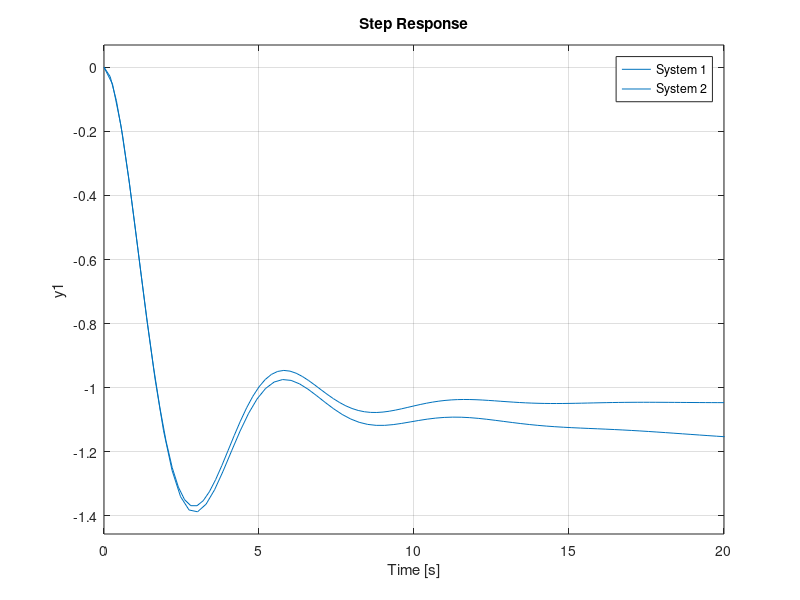

Here is the MATLAB script that generated this plot:
%% Problem 1 Part A: Determine Poles and Zeros of Transfer Function
% Generate transfer function in matlab
num = [-0.01785 -1.38873 -0.0088536 -0.0079611]
denom = [1 0.81066 1.32005596 0.01038106 0.0069483]
tfsys = tf(num, denom)
%% 
% Compute the poles of the transfer function model
poles = pole(tfsys)
%%
% Compute the zeros of the transfer function model
zeros = zero(tfsys)
%% Problem 1 Part B: Is the system stable?
% Looking at the poles and zeros we can generate
% pole-zero plot. For BIBO stability the poles must be in the left hand
% plane
pzmap(tfsys)
grid on
%%
% We can see here that our poles are in the left hand plane, so this
% system is BIBO stable. BIBO stability also states that the roots of our
% transfer function must have negative real parts. We can observe:
real(poles)
%%
% That our values are indeed negative real, as well as repeated roots.
% Finally, we can plot an unit impulse response of our system to see if it
% goes to zero as time approaches infinity
impulse(tfsys)
%%
% Our system reaches zero as time moves to infinity, so its BIBO stable in
% all cases
%%
% If we looked into internal stability, we see that with our repeated roots
% of our transfer function our system is not marginally stable. Since the real roots have a negative
% part however, we are asymptotically stable. 
%%
% What are our natural frequencies and damping ratio?
[W, zeta] = damp(tfsys)
%% Problem 1 Part D: Convert to State Space Form
[A, B, C, D] = tf2ss(num, denom)
sys = ss(A, B, C, D)
%% Problem 1 Part E: Plot step response
step(sys)
%% Problem 2 Part A: Determine Poles and Zeros of Transfer Function
% Generate transfer function in matlab
num2= [-0.01782 -1.386396]
denom2 = [1 0.805 1.325]
tfsys2 = tf(num2, denom2)
%% 
% Compute the poles of the transfer function model
poles2 = pole(tfsys2)
%%
% Compute the zeros of the transfer function model
zeros2 = zero(tfsys2)
%% Problem 2 Part B: Is the system stable?
% Looking at the roots of the denominator (the poles) we can generate
% pole-zero plot. For BIBO stability the poles must be in the left hand
% plane
pzmap(tfsys2)
grid on
%%
% We can see here that our poles are in the left hand plane, so this
% system is BIBO stable. BIBO stability also states that the roots of our
% transfer function must have negative real parts. We can observe:
real(poles2)
%%
% That our values are indeed negative real, as well as repeated roots.
% Finally, we can plot an unit impulse response of our system to see if it
% goes to zero as time approaches infinity
impulse(tfsys2)
%%
% Our system reaches zero as time moves to infinity, so its BIBO stable in
% all cases
%%
% If we looked into internal stability, we see that with our repeated roots
% of our transfer function our system is not marginally stable. Since the real roots have a negative
% part however, we are asymptotically stable. 
%%
% What are our natural frequencies and damping ratio?
[W, zeta] = damp(tfsys)
%% Problem 2 Part D: Convert to State Space Form
[A2, B2, C2, D2] = tf2ss(num2, denom2)
sys2 = ss(A2, B2, C2, D2)
%% Problem 2 Part E: Plot step response
step(sys2)
%% Problem 3 Compare both systems
% We can compare the responses between both systems
step(sys)
hold on;
step(sys2)
legend('System 1', 'System 2')
%% Problem 4 Part A: Moment of Inertia of Body without Tip Masses
% J = (1/12)*M*(h^2 + w^2) for xaxis
%% Setup Variables
m_body = 10 %kg
m_tips = 2 %kg
d_body = {10,10,30} %cm
d_tips = {5, 5, 10} %cm
y = 25 %cm
J_body = (1/12)*m_body*( (d_body{1}^2) + (d_body{2}^2) ) %In kg*cm^2
%% Problem 4 Part B: Moment of Inertia for Tips
J_tips = (1/12)*m_tips*( (d_tips{1}^2) + (d_tips{2}^2) ) %In kg*cm^2
%% Problem 4 Part C: Moment of Inertia for Entire System
J_total = (J_body) + ((m_tips*(y^2))*2)